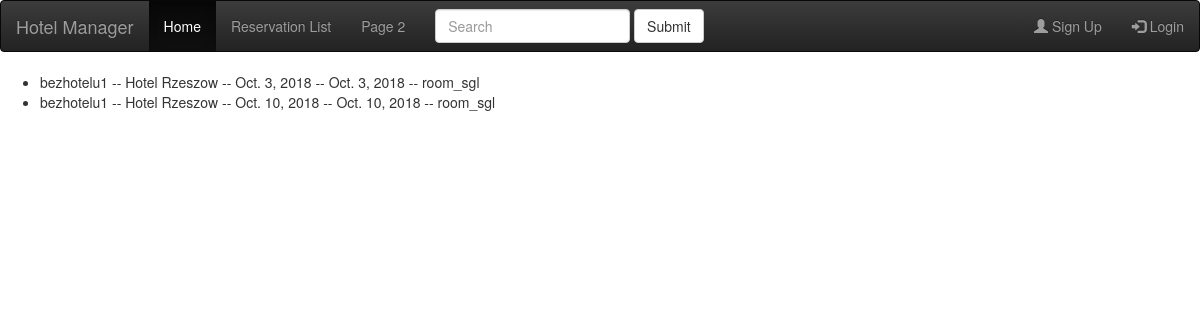
The page /booking/reservation/list/ on the database as committed earlier.
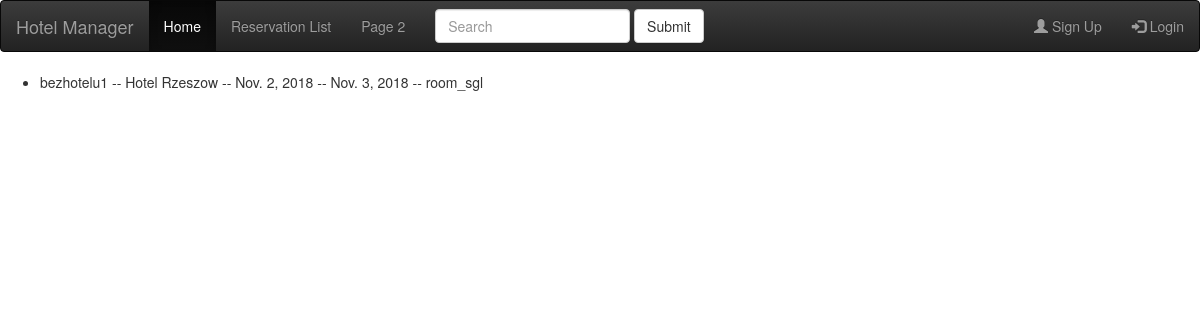
The same page on the database as committed later.
### booking/models.py (models this page shows, shortened)
class Reservation(models.Model):
    ROOM_CHOICES = (
        ('room_sgl', 'Single room'),
        ('room_dbl', 'Double room'),
        ('room_twin', 'Twin room'),
        ('room_tpl', 'Triple room'),
        ('room_qdbl', 'Quad room'),
        ('room_family', 'Family room'),
        ('room_apartment', 'Apartment'),
    )
    reservation_owner = models.ForeignKey(HotelOwner, on_delete=models.CASCADE)
    reservation_hotel = models.ForeignKey(Hotel, on_delete=models.CASCADE)
    reservation_from = models.DateField()
    reservation_to = models.DateField()
    reservation_room = models.CharField(max_length=20, blank=False, choices=ROOM_CHOICES)

class HotelOwner(AbstractUser):
    hasHotel = models.BooleanField(default=False)
    class Meta:
        app_label = 'booking'
        permissions = ("has_hotel", "Has hotel."),

class Hotel(models.Model):
    hotel_owner = models.ForeignKey(HotelOwner, on_delete=models.CASCADE)
    hotel_name = models.CharField(max_length=120)
    hotel_country = models.CharField(max_length=50)
    hotel_city = models.CharField(max_length=100)
    hotel_room_sgl = models.PositiveIntegerField(validators=[MinValueValidator(0)], default=0)
    hotel_room_dbl = models.PositiveIntegerField(validators=[MinValueValidator(0)], default=0)
    hotel_room_twin = models.PositiveIntegerField(validators=[MinValueValidator(0)], default=0)
    hotel_room_tpl = models.PositiveIntegerField(validators=[MinValueValidator(0)], default=0)
    hotel_room_qdbl = models.PositiveIntegerField(validators=[MinValueValidator(0)], default=0)
    hotel_room_family = models.PositiveIntegerField(validators=[MinValueValidator(0)], default=0)
    hotel_room_apartment = models.PositiveIntegerField(validators=[MinValueValidator(0)], default=0)
    def __str__(self):
        return self.hotel_name

### booking/views.py (the view)
# urls.py: path('reservation/list/', views.ReservationListView.as_view(), name='reservation_list'),
class ReservationListView(ListView):
    context_object_name = 'all_reservations'
    def get_queryset(self):
        return Reservation.objects.all()

### booking/templates/booking/reservation_list.html (shortened to what this page needs)
{% extends 'base.html' %}
{% block body %}
    <ul>
        {% for reservation in all_reservations %}
            <li>{{ reservation.reservation_owner }} -- {{ reservation.reservation_hotel }} -- {{ reservation.reservation_from }} -- {{ reservation.reservation_to }} -- {{ reservation.reservation_room }}
            </li>
        {% endfor %}
    </ul>
{% endblock %}

### booking/templates/base.html (shortened to what this page needs)
<html>
    <head>
    <link rel="stylesheet" href="//maxcdn.bootstrapcdn.com/bootstrap/3.2.0/css/bootstrap.min.css">
    <link rel="stylesheet" href="//maxcdn.bootstrapcdn.com/bootstrap/3.2.0/css/bootstrap-theme.min.css">
    <link href="//cdn.bootcss.com/bootstrap/3.3.7/css/bootstrap.min.css" rel="stylesheet">
    <link href="//cdn.bootcss.com/bootstrap-datetimepicker/4.17.44/css/bootstrap-datetimepicker.min.css" rel="stylesheet">
    </head>
    <body>
    <nav class="navbar navbar-inverse">
      <div class="container-fluid">
        <div class="navbar-header">
          <a class="navbar-brand" href="{% url 'booking:home' %}">Hotel Manager</a>
        </div>
        <ul class="nav navbar-nav">
          <li class="active"><a href="{% url 'booking:home' %}">Home</a></li>
          <li><a href="{% url 'booking:reservation_list' %}">Reservation List</a></li>
          <li><a href="#">Page 2</a></li>
        </ul>
        <form class="navbar-form navbar-left" action="/action_page.php">
          <div class="form-group">
            <input type="text" class="form-control" placeholder="Search">
          </div>
          <button type="submit" class="btn btn-default">Submit</button>
        </form>
            <ul class="nav navbar-nav navbar-right">
                {% if user.is_authenticated %}
                {% if perms.booking.has_hotel %}
                    <li><a href="{% url 'booking:hotel_add' %}"><span class="glyphicon glyphicon-plus"></span> Add Hotel</a></li>
                {% endif %}
                    <li><a href="{% url 'booking:profile' %}"><span class="glyphicon glyphicon-user"></span> Profile</a></li>
                    <li><a href="{% url 'booking:logout' %}"><span class="glyphicon glyphicon-log-out"></span> Logout</a></li>
                {% else %}
                    <li><a href="{% url 'booking:register' %}"><span class="glyphicon glyphicon-user"></span> Sign Up</a></li>
                    <li><a href="{% url 'booking:login' %}"><span class="glyphicon glyphicon-log-in"></span> Login</a></li>
                {% endif %}
            </ul>
      </div>
    </nav>
    {% block body %}
    {% endblock %}
    </body>
</html>

Rows that differ between the two databases and show on the page:
removed Reservation: reservation_owner "bezhotelu1", reservation_hotel "Hotel Rzeszow", reservation_from "Oct. 3, 2018", reservation_to "Oct. 3, 2018", reservation_room "room_sgl"
removed Reservation: reservation_owner "bezhotelu1", reservation_hotel "Hotel Rzeszow", reservation_from "Oct. 10, 2018", reservation_to "Oct. 10, 2018", reservation_room "room_sgl"
added Reservation: reservation_owner "bezhotelu1", reservation_hotel "Hotel Rzeszow", reservation_from "Nov. 2, 2018", reservation_to "Nov. 3, 2018", reservation_room "room_sgl"
